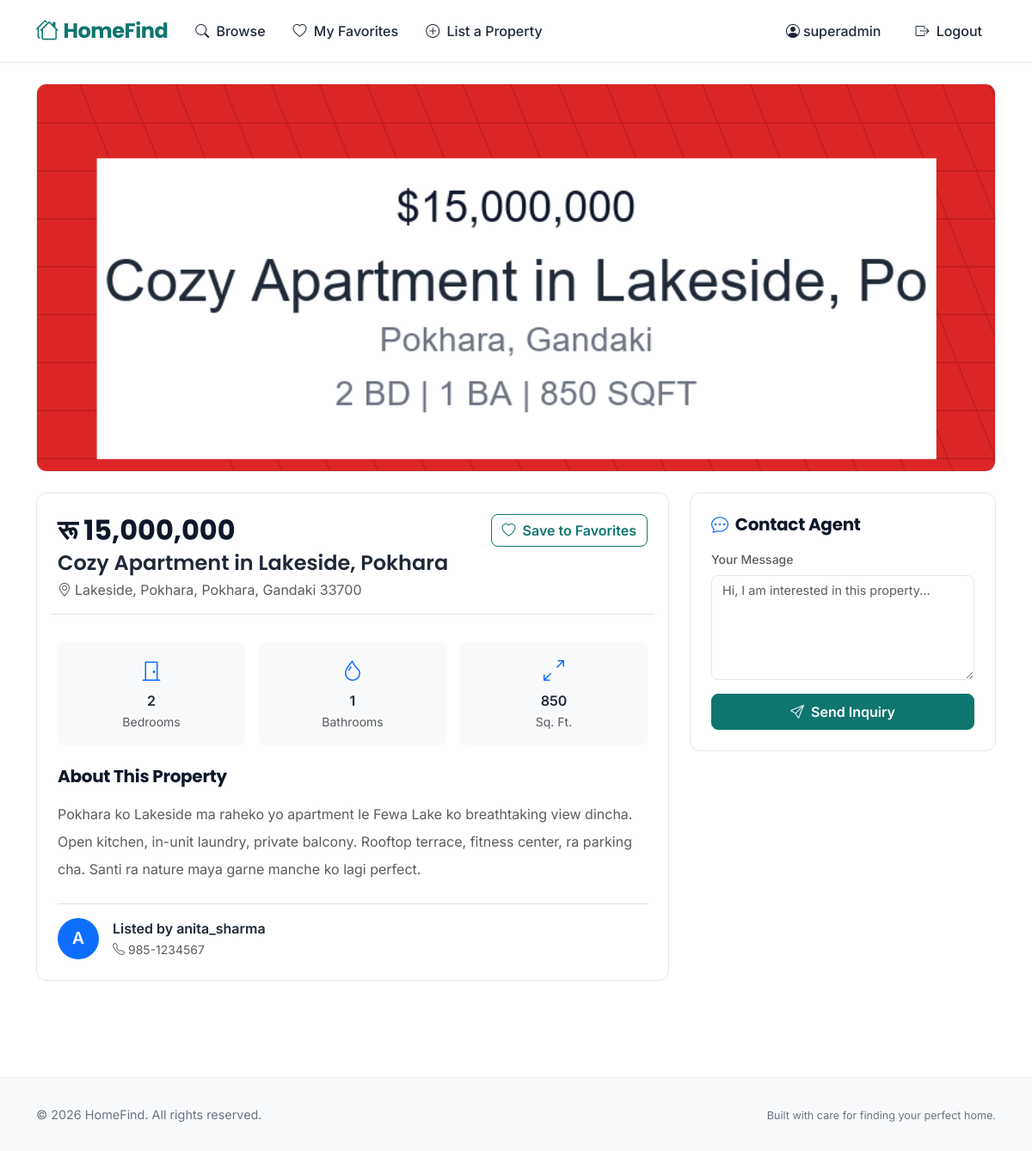
Page /listing/10/ (signed in) on the committed database.
### listings/models.py (models this page shows, shortened)
class ListingImage(models.Model):
    listing = models.ForeignKey(Listing, on_delete=models.CASCADE)
    image = models.ImageField(upload_to='listings/')
    uploaded_at = models.DateTimeField(auto_now_add=True)

class Listing(models.Model):
    agent = models.ForeignKey(Agent, on_delete=models.CASCADE)
    property_type = models.ForeignKey(PropertyType, on_delete=models.CASCADE)
    title = models.CharField(max_length=200)
    description = models.TextField(blank=True)
    price = models.DecimalField(max_digits=10, decimal_places=2)
    bedrooms = models.IntegerField()
    bathrooms = models.IntegerField()
    square_feet = models.IntegerField()
    address = models.CharField(max_length=200)
    city = models.CharField(max_length=200)
    state = models.CharField(max_length=200)
    zip_code = models.CharField(max_length=10)
    created_at = models.DateTimeField(auto_now_add=True)

class Agent(models.Model):
    user = models.OneToOneField(User, on_delete=models.CASCADE)
    phone = models.CharField(max_length=15)
    bio = models.TextField(blank=True)
    created_at = models.DateTimeField(auto_now_add=True)

### listings/views.py (the view)
# urls.py: path('listing/<int:pk>/', views.listing_detail, name='listing_detail'),
@login_required
def listing_detail(request, pk):
    listing = get_object_or_404(Listing, pk=pk)
    images = listing.listingimage_set.all()
    if request.method == 'POST':
        form = InquiryForm(request.POST)
        if form.is_valid():
            inquiry = form.save(commit=False)
            inquiry.listing = listing
            inquiry.user = request.user
            inquiry.save()
            messages.success(request, 'Your inquiry has been sent.')
            return redirect('listing_detail', pk=listing.pk)
    else:
        form = InquiryForm()
    return render(request, 'listings/listing_detail.html', {
        'listing': listing,
        'images': images,
        'form': form,
    })

### listings/forms.py
class InquiryForm(forms.ModelForm):
    class Meta:
        model = Inquiry
        fields = ['message']
        widgets = {
            'message': forms.Textarea(attrs={'class': 'form-control', 'rows': 5, 'placeholder': 'Hi, I am interested in this property...'}),
        }

### templates/listings/listing_detail.html (shortened to what this page needs)
{% extends 'listings/base.html' %}
{% load humanize %}
{% block content %}
<div class="container py-4">
    {% with images=listing.listingimage_set.all %}
    <div class="card-custom overflow-hidden mb-4">
        {% if images %}
        <div class="position-relative" style="background: #F3F4F6;">
            <img id="mainImage" src="{{ images.first.image.url }}" alt="{{ listing.title }}" class="w-100" style="max-height: 450px; object-fit: cover;">
        </div>
        {% endif %}
    </div>
    <div class="row g-4">
        <div class="col-lg-8">
            <div class="card-custom p-4 mb-4">
                <div class="d-flex justify-content-between align-items-start flex-wrap gap-2">
                    <div>
                        <h1 class="price-text h2 mb-1">रू {{ listing.price|floatformat:0|intcomma }}</h1>
                        <h4 class="fw-semibold mb-1">{{ listing.title }}</h4>
                        <p class="text-muted mb-0"><i class="bi bi-geo-alt me-1"></i>{{ listing.address }}, {{ listing.city }}, {{ listing.state }} {{ listing.zip_code }}</p>
                    </div>
                    <div class="d-flex gap-2">
                        {% if user.is_authenticated %}
                        <a href="{% url 'toggle_favorite' listing.pk %}" class="btn btn-outline-primary">
                            <i class="bi bi-heart me-1"></i> Save to Favorites
                        </a>
                        {% endif %}
                    </div>
                </div>
                <div class="row g-3 mt-3 pt-3 border-top">
                    <div class="col-4 text-center">
                        <div class="bg-light rounded-3 p-3">
                            <i class="bi bi-door-closed fs-4 text-primary"></i>
                            <p class="fw-semibold mb-0 mt-1">{{ listing.bedrooms }}</p>
                            <small class="text-muted">Bedrooms</small>
                        </div>
                    </div>
                    <div class="col-4 text-center">
                        <div class="bg-light rounded-3 p-3">
                            <i class="bi bi-droplet fs-4 text-primary"></i>
                            <p class="fw-semibold mb-0 mt-1">{{ listing.bathrooms }}</p>
                            <small class="text-muted">Bathrooms</small>
                        </div>
                    </div>
                    <div class="col-4 text-center">
                        <div class="bg-light rounded-3 p-3">
                            <i class="bi bi-arrows-angle-expand fs-4 text-primary"></i>
                            <p class="fw-semibold mb-0 mt-1">{{ listing.square_feet|intcomma }}</p>
                            <small class="text-muted">Sq. Ft.</small>
                        </div>
                    </div>
                </div>
                <div class="mt-4">
                    <h5 class="section-title h5 mb-3">About This Property</h5>
                    <p class="text-muted lh-lg" style="line-height: 1.8;">{{ listing.description|linebreaksbr }}</p>
                </div>
                <div class="mt-4 pt-3 border-top">
                    <div class="d-flex align-items-center gap-3">
                        <div class="bg-primary text-white rounded-circle d-flex align-items-center justify-content-center" style="width: 48px; height: 48px; font-weight: 600; font-size: 1.2rem;">
                            {{ listing.agent.user.username|first|upper }}
                        </div>
                        <div>
                            <p class="fw-semibold mb-0">Listed by {{ listing.agent.user.username }}</p>
                            <small class="text-muted"><i class="bi bi-telephone me-1"></i>{{ listing.agent.phone }}</small>
                        </div>
                    </div>
                </div>
            </div>
        </div>
        <div class="col-lg-4">
            <div class="card-custom p-4 sticky-sidebar">
                <h5 class="section-title h5 mb-3"><i class="bi bi-chat-dots me-2 text-primary"></i>Contact Agent</h5>
                <form method="post">
                    <div class="mb-3">
                        <label class="form-label small fw-medium text-muted">Your Message</label>
                        {{ form.message }}
                    </div>
                    <button type="submit" class="btn btn-primary w-100 py-2"><i class="bi bi-send me-1"></i> Send Inquiry</button>
                </form>
            </div>
        </div>
    </div>
    {% endwith %}
</div>
{% endblock %}

### templates/listings/base.html (shortened to what this page needs)
<!DOCTYPE html>
{% load static %}
<html lang="en">
<head>
    <link href="https://cdn.jsdelivr.net/npm/bootstrap@5.3.2/dist/css/bootstrap.min.css" rel="stylesheet">
    <link rel="stylesheet" href="https://cdn.jsdelivr.net/npm/bootstrap-icons@1.11.3/font/bootstrap-icons.min.css">
</head>
<body>
    <nav class="navbar navbar-expand-lg sticky-top">
        <div class="container">
            <a class="navbar-brand d-flex align-items-center" href="{% url 'listing_list' %}">
                <i class="bi bi-houses"></i> HomeFind
            </a>
            <div class="collapse navbar-collapse" id="navbarNav">
                <ul class="navbar-nav me-auto">
                    <li class="nav-item">
                        <a class="nav-link" href="{% url 'listing_list' %}"><i class="bi bi-search me-1"></i> Browse</a>
                    </li>
                    {% if user.is_authenticated %}
                    <li class="nav-item">
                        <a class="nav-link" href="{% url 'my_favorites' %}"><i class="bi bi-heart me-1"></i> My Favorites</a>
                    </li>
                    <li class="nav-item">
                        <a class="nav-link" href="{% url 'create_listing' %}"><i class="bi bi-plus-circle me-1"></i> List a Property</a>
                    </li>
                    {% endif %}
                </ul>
                <ul class="navbar-nav">
                    {% if user.is_authenticated %}
                    <li class="nav-item d-flex align-items-center">
                        <span class="nav-link text-muted small me-2"><i class="bi bi-person-circle me-1"></i>{{ user.username }}</span>
                    </li>
                    <li class="nav-item">
                        <a class="nav-link text-danger" href="{% url 'logout' %}"><i class="bi bi-box-arrow-right me-1"></i> Logout</a>
                    </li>
                    {% endif %}
                </ul>
            </div>
        </div>
    </nav>
    {% block content %}{% endblock %}
    <footer>
        <div class="container">
            <div class="row align-items-center">
                <div class="col-md-6">
                    <p class="mb-0">&copy; {% now "Y" %} HomeFind. All rights reserved.</p>
                </div>
                <div class="col-md-6 text-md-end">
                    <span class="small">Built with care for finding your perfect home.</span>
                </div>
            </div>
        </div>
    </footer>
</body>
</html>

### templates/listings/base.html (style rules this page uses)
:root { --primary: #0F766E; --primary-dark: #0D5E57; --primary-light: #14B8A6; --text: #1F2937; --text-muted: #6B7280; --border: #E5E7EB; --card-bg: #FFFFFF; --bg: #FFFFFF; --bg-alt: #F9FAFB; }
body { font-family: 'Inter', sans-serif; color: var(--text); background: var(--bg); }
h1, h2, h3, h4, h5, h6, .heading-font { font-family: 'Poppins', sans-serif; font-weight: 600; }
.navbar { background: var(--card-bg) !important; border-bottom: 1px solid var(--border); padding: 0.75rem 0; }
.navbar-brand { font-family: 'Poppins', sans-serif; font-weight: 700; font-size: 1.5rem; color: var(--primary) !important; letter-spacing: -0.5px; }
.navbar-brand i { font-size: 1.6rem; margin-right: 0.4rem; }
.nav-link { font-weight: 500; color: var(--text) !important; padding: 0.5rem 1rem !important; border-radius: 8px; transition: all 0.2s; }
.btn-primary { background: var(--primary) !important; border-color: var(--primary) !important; font-weight: 600; padding: 0.5rem 1.25rem; border-radius: 8px; transition: all 0.2s; }
.btn-outline-primary { border-color: var(--primary) !important; color: var(--primary) !important; font-weight: 600; border-radius: 8px; }
.card-custom { background: var(--card-bg); border: 1px solid var(--border); border-radius: 12px; transition: all 0.3s ease; }
footer { background: var(--bg-alt); border-top: 1px solid var(--border); padding: 2rem 0; margin-top: 4rem; color: var(--text-muted); font-size: 0.9rem; }
.price-text { font-family: 'Poppins', sans-serif; font-weight: 700; color: #0F172A; }
.section-title { font-family: 'Poppins', sans-serif; font-weight: 700; color: #0F172A; letter-spacing: -0.3px; }

### templates/listings/listing_detail.html (style rules this page uses)
.sticky-sidebar { position: sticky; top: 90px; }
.form-control { border: 1px solid var(--border); border-radius: 8px; font-size: 0.9rem; resize: vertical; }
label { font-size: 0.9rem; color: var(--text); }
.bg-light.rounded-3 { background: var(--bg-alt) !important; }

### rows in the picture
ListingImage: first.image (picture)
Listing: price "15,000,000", title "Cozy Apartment in Lakeside, Pokhara", address "Lakeside, Pokhara", city "Pokhara", state "Gandaki", zip_code "33700", bedrooms "2", bathrooms "1", square_feet "850", description "Pokhara ko Lakeside ma raheko yo apartment le Fewa Lake ko breathtaking view dincha. Open kitchen, in-unit laundry, private balcony. Rooftop terrace, fitness center, ra parking cha. Santi ra nature maya garne manche ko lagi perfect.", agent.user.username|first "A", agent.user.username "anita_sharma", agent.phone "985-1234567"

### other values in the picture
{{ user.username }} "superadmin"
